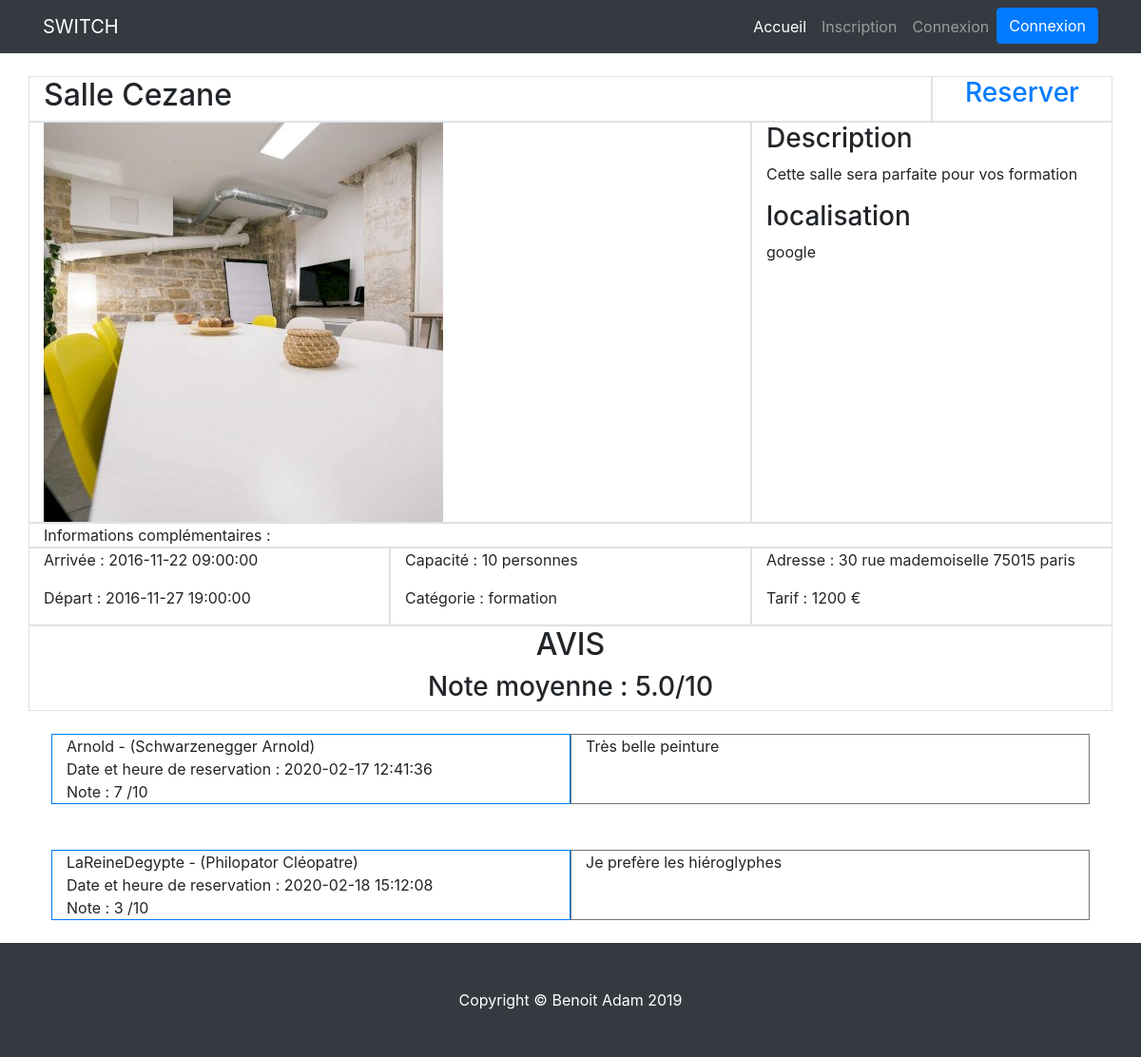
Page /fiche_produit.php?id_produit=1 on the committed database.
### tables this page shows
CREATE TABLE IF NOT EXISTS `produit` (
  `id_produit` int(3) NOT NULL AUTO_INCREMENT,
  `id_salle` int(3) NOT NULL,
  `date_arrivee` datetime NOT NULL,
  `date_depart` datetime NOT NULL,
  `prix` int(3) NOT NULL,
  `etat` enum('libre','reservation') NOT NULL,
  PRIMARY KEY (`id_produit`),
  KEY `id_salle` (`id_salle`)
);

CREATE TABLE IF NOT EXISTS `salle` (
  `id_salle` int(3) NOT NULL AUTO_INCREMENT,
  `titre` varchar(200) NOT NULL,
  `description` text NOT NULL,
  `photo` varchar(200) NOT NULL,
  `pays` varchar(20) NOT NULL,
  `ville` varchar(20) NOT NULL,
  `adresse` varchar(50) NOT NULL,
  `cp` int(5) NOT NULL,
  `capacite` int(3) NOT NULL,
  `categorie` enum('reunion','bureau','formation') NOT NULL,
  PRIMARY KEY (`id_salle`)
);

CREATE TABLE IF NOT EXISTS `avis` (
  `id_avis` int(3) NOT NULL AUTO_INCREMENT,
  `id_membre` int(3) NOT NULL,
  `id_salle` int(3) NOT NULL,
  `commentaire` text NOT NULL,
  `note` int(2) NOT NULL,
  `date_enregistrement` datetime NOT NULL,
  PRIMARY KEY (`id_avis`),
  KEY `id_membre` (`id_membre`),
  KEY `id_salle` (`id_salle`)
);

CREATE TABLE IF NOT EXISTS `membre` (
  `id_membre` int(3) NOT NULL AUTO_INCREMENT,
  `pseudo` varchar(20) NOT NULL,
  `mdp` varchar(60) NOT NULL,
  `nom` varchar(20) NOT NULL,
  `prenom` varchar(20) NOT NULL,
  `email` varchar(50) NOT NULL,
  `civilite` enum('m','f') NOT NULL,
  `statut` int(1) NOT NULL,
  `date_enregistrement` datetime NOT NULL,
  PRIMARY KEY (`id_membre`)
);

### fiche_produit.php (the view, shortened to what this page needs)
<?php
include 'inc/init.inc.php';
if (!isset($_GET['id_produit'])) {
  header('location:index.php');
} else {
  $liste_produit = $pdo->prepare("SELECT * FROM produit, salle WHERE produit.id_salle = salle.id_salle  AND id_produit = :id_produit");
  $liste_produit->bindParam(':id_produit', $_GET['id_produit'], PDO::PARAM_STR);
  $liste_produit->execute();
  $produit = $liste_produit->fetch(PDO::FETCH_ASSOC);
  $note_avis = $pdo->prepare("SELECT ROUND(AVG(note), 1) FROM avis WHERE id_salle = :id_salle");
  $note_avis->bindParam(':id_salle', $produit["id_salle"], PDO::PARAM_STR);
  $note_avis->execute();
  $note = $note_avis->fetch(PDO::FETCH_ASSOC);
  $note_moyenne = $note['ROUND(AVG(note), 1)'];
}
include 'inc/header.php';
include 'inc/navbar.php';
?>
<div class="container">
  <div class="row">
    <div class="col-sm-10 border">
      <h2>Salle <?= $produit['titre'] ?></h2>
    </div>
    <div class="col-sm-2 border text-center">
      <h3><a href="reservation.php">Reserver</a></h3>
    </div>
    <div class="col-sm-8 border">
      <img src="img/<?= $produit['photo'] ?>" alt="<?= $produit['photo'] ?>">
    </div>
    <div class="col-sm-4 border">
      <div>
        <h3>Description</h3>
        <p><?= $produit['description'] ?></p>
      </div>
      <div>
        <h3>localisation</h3>
        google
      </div>
    </div>
    <div class="col-sm-12 border">
      Informations complémentaires :
    </div>
    <div class="col-sm-4 border">
      <p>Arrivée : <?= $produit['date_arrivee'] ?></p>
      <p>Départ : <?= $produit['date_depart'] ?></p>
    </div>
    <div class="col-sm-4 border">
      <p>Capacité : <?= $produit['capacite'] ?> personnes</p>
      <p>Catégorie : <?= $produit['categorie'] ?></p>
    </div>
    <div class="col-sm-4 border">
      <p>Adresse : <?= $produit['adresse'] ?> <?= $produit['cp'] ?> <?= $produit['ville'] ?></p>
      <p>Tarif : <?= $produit['prix'] ?> €</p>
    </div>
  </div>
  <div class="row">
    <div class="col-12 border text-center">
      <h2>AVIS</h2>
      <h3>Note moyenne : <?= $note_moyenne; ?>/10</h3>
    </div>
  </div>
  <?php
  $liste_avis = $pdo->prepare("SELECT * FROM avis, membre WHERE id_salle = :id_salle AND avis.id_membre = membre.id_membre");
  $liste_avis->bindparam(":id_salle", $produit['id_salle'], PDO::PARAM_STR);
  $liste_avis->execute();
  while ($avis = $liste_avis->fetch(PDO::FETCH_ASSOC)) {
  ?>
    <div class="row p-4">
      <div class="col-sm-6 border border-primary">
        <?= $avis['pseudo']; ?> - (<?= $avis['nom']; ?> <?= $avis['prenom']; ?>) <br>
        Date et heure de reservation : <?= $avis['date_enregistrement']; ?> <br>
        Note : <?= $avis['note']; ?> /10
      </div>
      <div class="col-sm-6 border border-secondary">
        <?= $avis['commentaire']; ?>
      </div>
    </div>
  <?php } ?>
</div>
<?php
include "inc/footer.php";
?>

### css/shop-homepage.css (style rules this page uses)
body { padding-top: 56px; }

### css/style.css (style rules this page uses)
body { padding-top: 5rem; }

### rows in the picture
produit: id_salle.titre "Cezane", id_salle.photo (picture), id_salle.description "Cette salle sera parfaite pour vos formation", date_arrivee "2016-11-22 09:00:00", date_depart "2016-11-27 19:00:00", id_salle.capacite "10", id_salle.categorie "formation", id_salle.adresse "30 rue mademoiselle", id_salle.cp "75015", id_salle.ville "paris", prix "1200"
avis: id_membre.pseudo "Arnold", id_membre.nom "Schwarzenegger", id_membre.prenom "Arnold", id_membre.date_enregistrement "2020-02-17 12:41:36", note "7", commentaire "Très belle peinture"
avis: id_membre.pseudo "LaReineDegypte", id_membre.nom "Philopator", id_membre.prenom "Cléopatre", id_membre.date_enregistrement "2020-02-18 15:12:08", note "3", commentaire "Je prefère les hiéroglyphes"

### other values in the picture
$note_moyenne "5.0"
